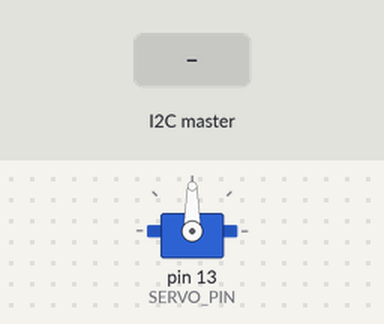
The sketch below on a simulated Arduino Uno, built with avr-gcc and run on an emulated ATmega328P. Parts: servo. The inputs (shaded band) are chosen by the test bench.

Above: at 1.2 s.
1.3 s: the I2C master sends the byte 1
At 2.5 s:
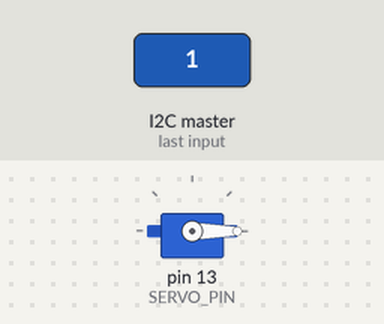
2.8 s: the I2C master sends the byte 200
At 3.2 s:
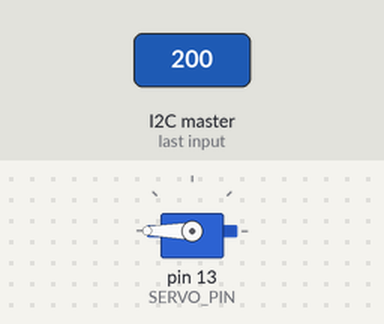
Timing chart, 0 to 5.8 s (numbered marks = the images above; inputs shaded):
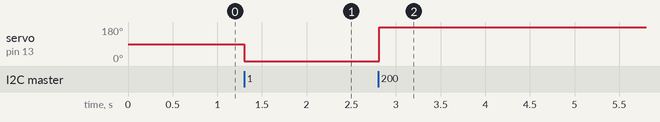

The sketch:

servoSlave.ino
```cpp
// SERVO SLAVE
#include <Wire.h>
#include <Servo.h>

#define SLAVE_ADDRESS 68
#define SERVO_PIN 13

Servo servo;
int prevAngle = 0;
int curAngle = 0;

void setup()
{
  Wire.begin(SLAVE_ADDRESS);
  Wire.onReceive(receiveEvent);
  servo.attach(SERVO_PIN);
}

void receiveEvent(int howMany)
{
  if (Wire.available())
  {
    curAngle = Wire.read();
  }
}

void loop()
{
  while (prevAngle != curAngle)
  {
    servo.write(prevAngle);
  	if (prevAngle > curAngle)
    {
      prevAngle--;
    }
    else
    {
      prevAngle++;
    }
  }
  delay(50);
}
```

Measured:
- after the input at 1.3 s, servo on pin 13 (SERVO_PIN): 90° → 0° at once
- after the input at 2.8 s, servo on pin 13 (SERVO_PIN): 0° → 180° at once
